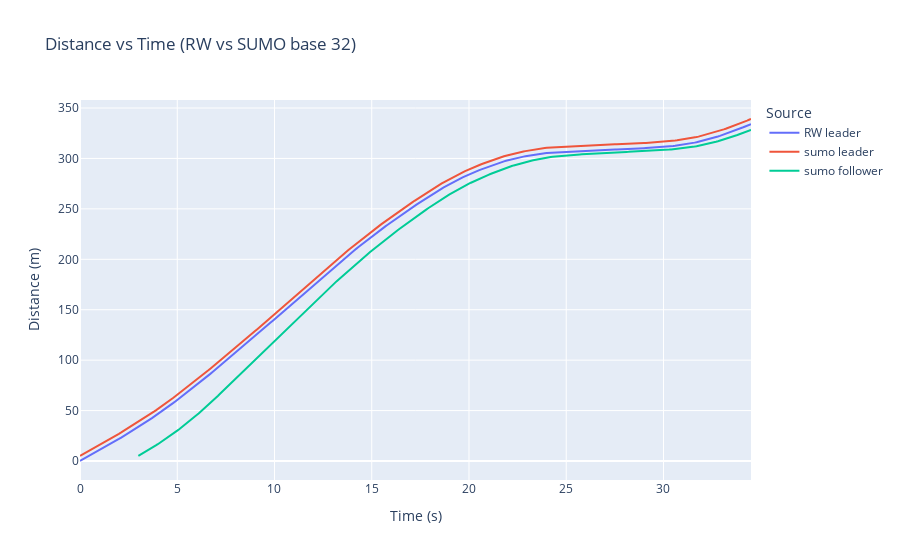

The notebook cell this image was saved under:
### Code cell
dt_fig = go.Figure(data=go.Scatter(x=actual_df['seconds'], y=actual_df['position'], name='RW leader'))

dt_fig.add_scatter(x=leader_df["time"], y=leader_df["pos"], name="sumo leader")
dt_fig.add_scatter(x=follower_df["time"], y=follower_df["pos"], name="sumo follower")

dt_fig.update_layout(
    title="Distance vs Time (RW vs SUMO base 32)",
    xaxis_title="Time (s)",
    yaxis_title="Distance (m)",
    legend_title="Source",
)

dt_fig.show()

### Figure 1 — Plotly figure (JSON) as saved in the notebook; plotly's stock layout.template omitted (floating-point values rounded to 4 significant figures; data arrays with more than 128 entries replaced by an {"elided": "..."} marker saying what was removed)
{"data": [{"name": "RW leader", "type": "scatter", "x": {"elided": "346 float values"}, "y": {"elided": "346 float values"}}, {"name": "sumo leader", "type": "scatter", "x": {"elided": "346 str values"}, "y": {"elided": "346 str values"}}, {"name": "sumo follower", "type": "scatter", "x": {"elided": "316 str values"}, "y": {"elided": "316 str values"}}], "layout": {"legend": {"title": {"text": "Source"}}, "title": {"text": "Distance vs Time (RW vs SUMO base 32)"}, "xaxis": {"title": {"text": "Time (s)"}}, "yaxis": {"title": {"text": "Distance (m)"}}}}
